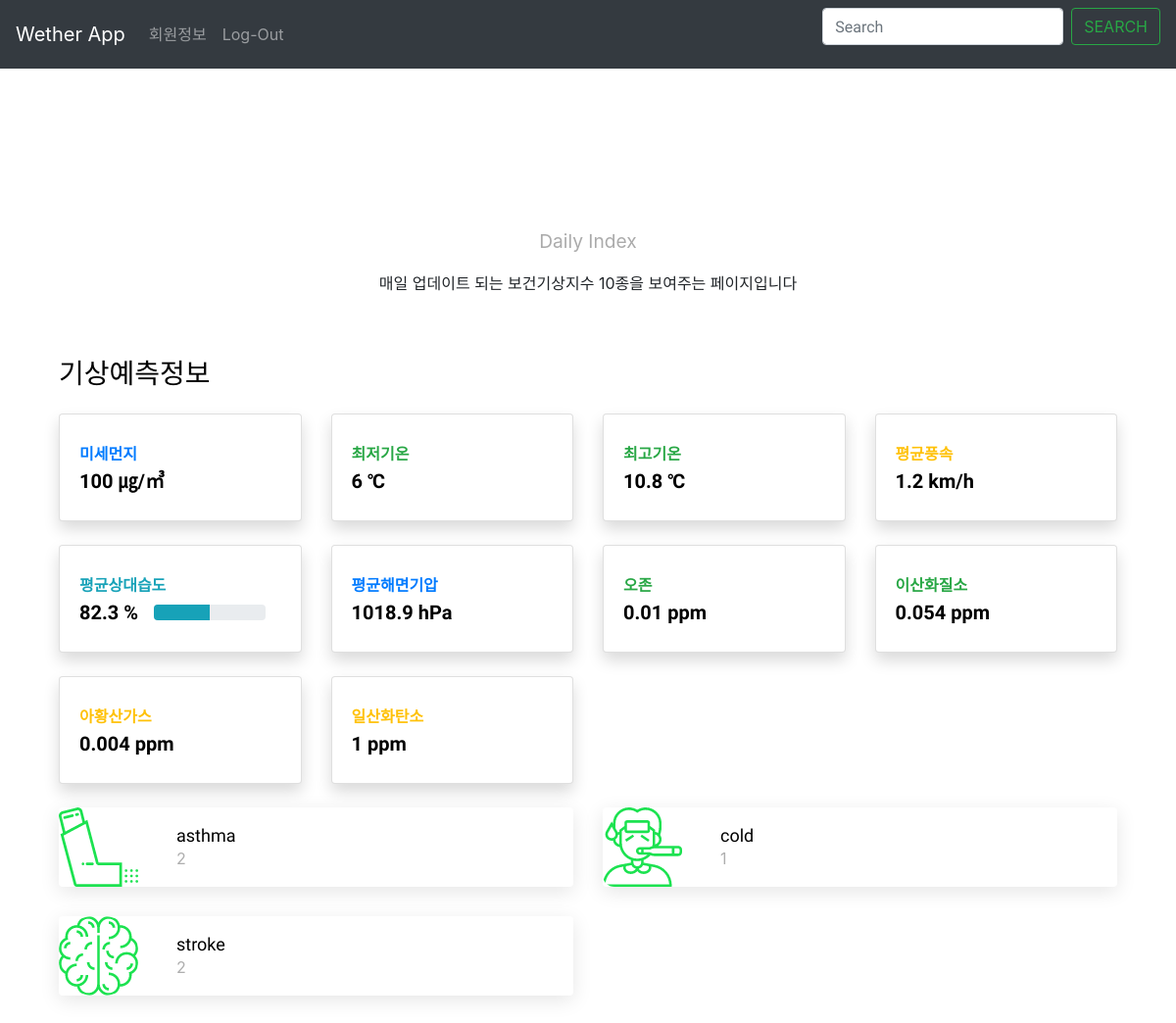
/mainpage_서울/, run on an earlier commit of the app's database.
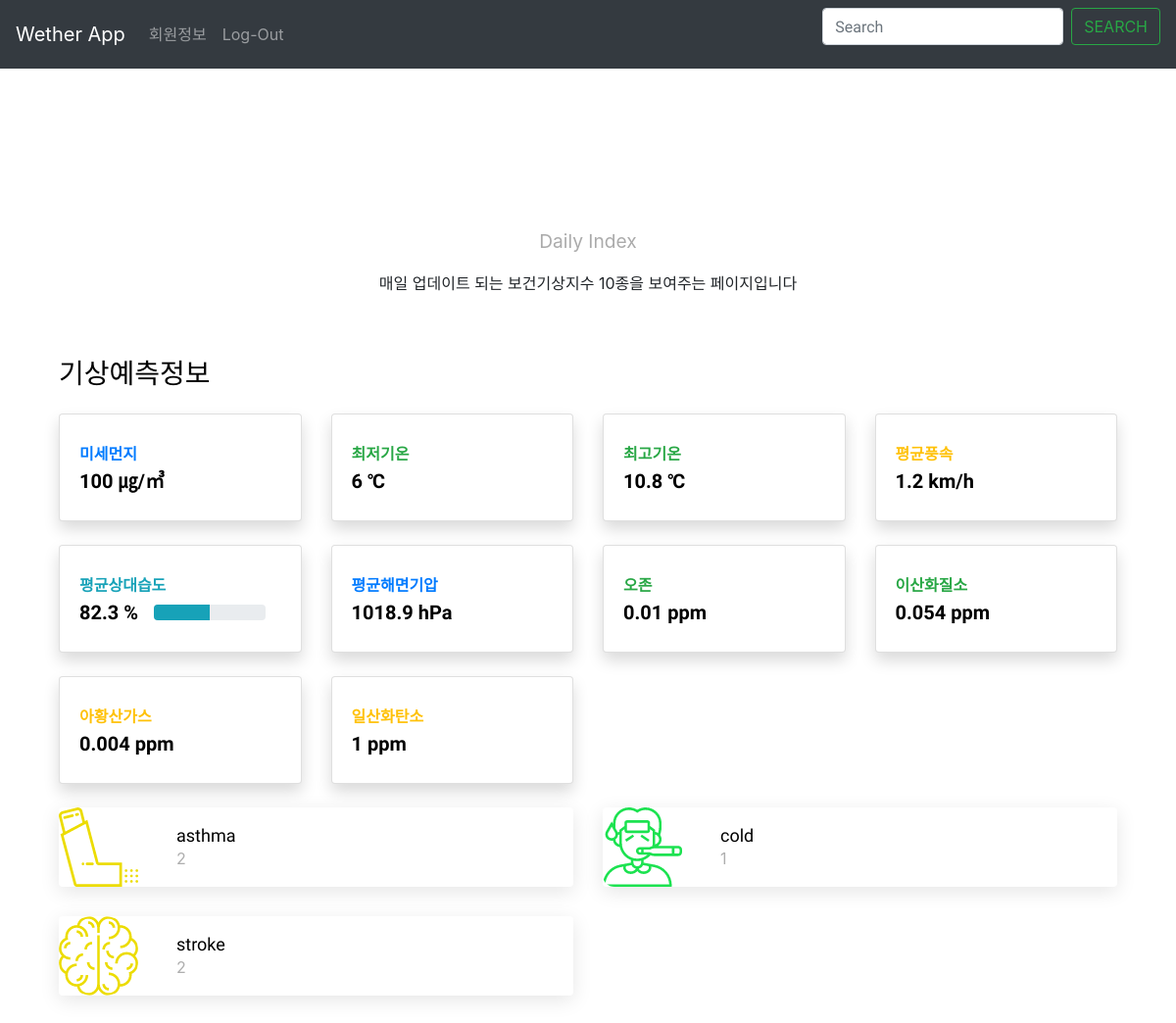
And on a later commit of the database.
### home/models.py (models this page shows)
class MainWeatherIndex(models.Model):
    name = models.CharField(default= "cold", max_length=30)
    date = models.DateTimeField(default=timezone.now)
    local_code = models.IntegerField()
    disease_index = models.IntegerField()
    next_page = models.CharField(null= True, max_length=200)
    image = models.CharField(null=True, max_length=200)

### home/views.py (called while the page is built)
def mainpage_서울(request):
    indexes = models.MainWeatherIndex.objects.order_by('name')
    return render(request, 'mainpage/mainpage_서울.html', {'indexes': indexes})

### home/templates/mainpage/mainpage_서울.html (shortened to what the changed rows need)
{%   extends  'navbar.html' %}
{% block content %}
<main data-spy="scroll" data-target=".site-navbar-target" data-offset="300">
    <div class="container-fluid" style="margin-top:80px">
    <div class="site-section" id="classes-section">
      <div class="container">
          <div class="container-fluid">
          <div class="d-sm-flex align-items-center justify-content-between mb-4">
            <h1 class="h3 mb-0 text-gray-800">기상예측정보</h1>
          </div>
              <div class="row">
            {% for index in indexes %}
          <div class="col-lg-6">
            <div class="class-item d-flex align-items-center">
              <a href= "{{ index.next_page }}_서울", class="class-item-thumbnail">
                <img src= '{{ index.image }}', alt = "image">
              </a>
              <div class="class-item-text">
                <h2><a href= "{{ index.next_page }}_서울" %}>{{ index.name }}</a></h2>
                <span>{{ index.disease_index}}</span>
              </div>
            </div>
          </div>
            {% endfor %}
        </div>
            </div>
          </div>
        </div>
    </div>
</main>
{% endblock %}

What changed in the data, as far as the page shows it:
changed MainWeatherIndex "asthma": image: a different picture
changed MainWeatherIndex "stroke": image: a different picture
